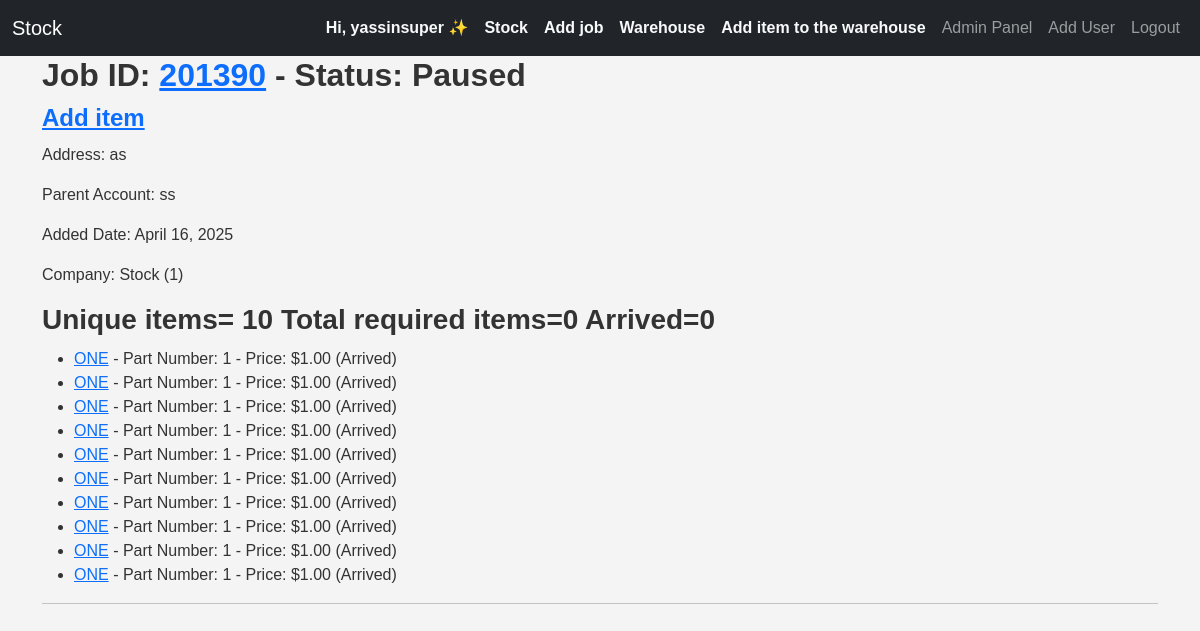
The page / (signed in) on the database as committed earlier.
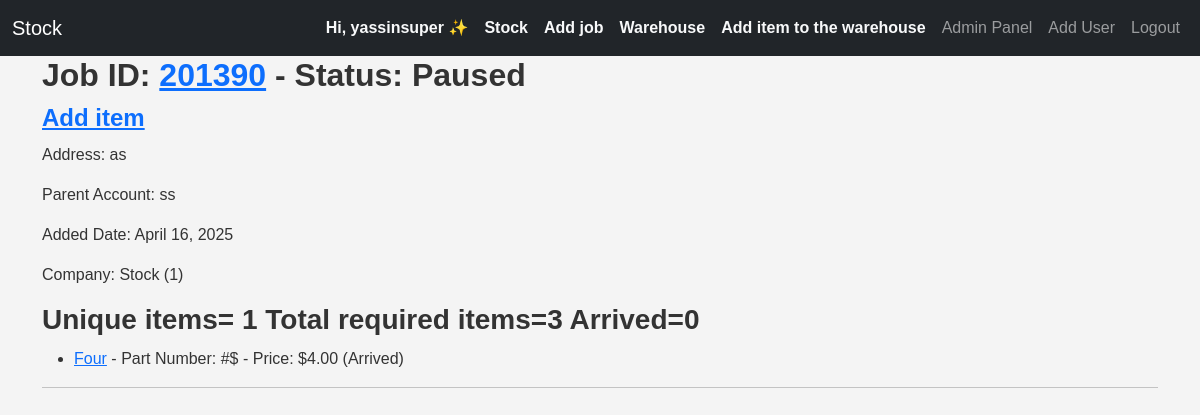
The same page on the database as committed later.
### inventory/models.py (models this page shows, shortened)
class CustomUser(AbstractUser):
    company = models.ForeignKey(Company, on_delete=models.CASCADE, null=True, blank=True, related_name="employeees")
    email = models.EmailField(unique=True)
    username = models.CharField(max_length=90, unique=False)
    groups = models.ManyToManyField('auth.Group', related_name='users',)
    REQUIRED_FIELDS = ['username',]
    USERNAME_FIELD = 'email'
    class Meta:
        verbose_name_plural = 'users'
        ordering = ['id']

class Company(models.Model):
    owner = models.ForeignKey("inventory.CustomUser", on_delete=models.CASCADE, null=True, blank=True,related_name="company_owner")
    employees = models.ManyToManyField('CustomUser', related_name='companies')
    company_name=models.CharField(max_length=70)
    company_email = models.EmailField(max_length=100)
    address=models.TextField()
    phone=models.CharField(max_length=15)
    def __str__(self):
        return self.company_name +" ("+ str(self.id)+") "
    class Meta:
        verbose_name_plural = 'companies'
        ordering = ['company_name']

class Job(models.Model):
    status_chouces=[
        ('ready', 'Ready'),
        ('paused', 'Paused'),
        ('completed', 'Completed'),
        ('cancelled', 'Cancelled'),
        ('quoted', 'Quoted and waiting')
    ]
    address = models.CharField(max_length=70)
    job_id=models.IntegerField()
    status=models.CharField(choices=status_chouces, max_length=20)
    parent_account=models.CharField(max_length=70)
    added_date=models.DateField(auto_now_add=True)
    company=models.ForeignKey(Company,on_delete=models.CASCADE,related_name="job_company")
    items_arrived=models.BooleanField(default=False, )
    post_code=models.CharField(max_length=10, null=True, blank=True)
    quoted=models.BooleanField(default=False)
    class Meta:
        unique_together = ('job_id', 'company')  # Enforce uniqueness at the company level

class JobItem(models.Model):
    CHOICES=[
        ('ordered', 'Ordered'),
        ('arrived', 'Arrived'),
        ('not_ordered','Not ordered'),
    ]
    job = models.ForeignKey(Job, on_delete=models.DO_NOTHING, related_name="items")
    item = models.ForeignKey(Item, on_delete=models.CASCADE, related_name="job_items")
    job_quantity = models.PositiveSmallIntegerField(default=0)  # How many needed for this job
    arrived_quantity=models.PositiveSmallIntegerField(default=0)
    status=models.CharField(max_length=20,choices=CHOICES,default="not_ordered")
    is_used=models.BooleanField(default=False)
    from_warehouse=models.BooleanField(default=False)

class Item(models.Model):
    CHOICES=[
        ('ordered', 'Ordered'),
        ('arrived', 'Arrived'),
        ('not_ordered','Not ordered'),
    ]
    name=models.CharField(max_length=70)
    part_number=models.TextField(max_length=30)
    reference=models.TextField(blank=True,null=True,max_length=40)
    price=models.DecimalField(max_digits=10, decimal_places=2)
    supplier=models.CharField(max_length=70)
    company=models.ForeignKey(Company,on_delete=models.CASCADE,related_name="item_company")
    added_date=models.DateTimeField(auto_now_add=True)
    added_by=models.ForeignKey(CustomUser, on_delete=models.DO_NOTHING, null=True, blank=True, related_name="added_by_user")
    required_quantity=models.PositiveSmallIntegerField(default=0)
    arrived_quantity=models.PositiveSmallIntegerField(default=0)
    notes=models.TextField(null=True, blank=True)

### inventory/views.py (the view)
# urls.py: path('',views.inventory,name='inventory'),
@login_required(login_url='login', redirect_field_name='inventory')
@no_ban
def inventory(request):
    rjobs = Job.objects.annotate(item_count=Count('items')).filter(items_arrived=True).prefetch_related('items')
    items=Item.objects.filter(company=request.user.company)
    rjobs=Job.objects.filter(company=request.user.company)
    context={'rjobs':rjobs,
            'items':items,
            }
    return render(request,'inventory/inventory.html',context)

### inventory/templatetags/custom_tags.py (called while the page is built)
@register.filter
def is_admin(user):
    if user.groups.filter(name='Admin').exists() or user.company.owner==user:
        return True
    return False

@register.filter
def is_owner(user):
    if user.is_authenticated and user.company.owner==user:
        return True
    return False

@register.filter
def total_quantity(job):
    total_quantity = 0
    for item in job.items.all():
        total_quantity =total_quantity+item.job_quantity
    return total_quantity

@register.filter
def total_arrived_quantity(job):
    total_arrived_quantity=0
    company=job.company
    job_items=JobItem.objects.filter(job=job)
    for jobitem in job_items:
        total_arrived_quantity+=jobitem.arrived_quantity
    return total_arrived_quantity

### templates/inventory/inventory.html (shortened to what this page needs)
{% extends 'inventory/base.html' %}
{% load static %}
{% load custom_tags %}
{% block body %}
  {% if rjobs %}
    {% for job in rjobs %}
      {% if job.status != 'ready' and job.items_arrived and job.status != 'completed' %}
        <h2>Job ID: <a href="{% url 'update_job' job.job_id %}">{{ job.job_id }}</a> - Status: {{ job.get_status_display }} <small>"Required parts have arrived but the job isn't marked as Ready"</small></h2>
      {% elif job.status == 'ready' and not job.items_arrived %}
        <h2>Job ID: <a href="{% url 'update_job' job.job_id %}">{{ job.job_id }}</a> - Status: {{ job.get_status_display }} <small>"Required parts have not arrived but the job is marked as Ready"</small></h2>
      {% else %}
        <h2>Job ID: <a href="{% url 'update_job' job.job_id %}">{{ job.job_id }}</a> - Status: {{ job.get_status_display }}</h2>
        <h4><a href="{% url 'item_add' job.job_id %}">Add item</a></h4>
      {% endif %}
      <p>Address: {{ job.address }}</p>
      <p>Parent Account: {{ job.parent_account }}</p>
      <p>Added Date: {{ job.added_date }}</p>
      <p>Company: {{ job.company }}</p>
      <h3>Unique items= {{ job.items.count }} Total required items={{ job|total_quantity }} Arrived={{ job|total_arrived_quantity }}</h3>
      <ul>
        {% for jobitem in job.items.all %}
          <li>
            <a href="{% url 'update_item' jobitem.id %}">{{ jobitem.item.name }}</a> - Part Number: {{ jobitem.item.part_number }} - Price: ${{ jobitem.item.price }}
            ({{ jobitem.get_status_display }})
          </li>
        {% empty %}
          <li>No items associated with this job.</li>
        {% endfor %}
      </ul>
      <hr />
    {% endfor %}
  {% endif %}
  <link rel="stylesheet" href="{% static 'css/style.css' %}" />
{% endblock %}

### templates/inventory/base.html (shortened to what this page needs)
{% load static %}
{% load custom_tags %}
<!DOCTYPE html>
<html lang="en">
  <head>
    <link href="https://cdn.jsdelivr.net/npm/bootstrap@5.3.3/dist/css/bootstrap.min.css" rel="stylesheet" />
    <link rel="stylesheet" href="{% static 'css/style.css' %}" />
  </head>
  <body>
    {% if request.user.is_authenticated %}
      <nav class="navbar navbar-expand-lg navbar-dark bg-dark">
        <div class="container-fluid">
          <a class="navbar-brand" href="{% url 'inventory' %}">{{ request.user.company.company_name }}</a>
          <div class="collapse navbar-collapse" id="navbarNav">
            <ul class="navbar-nav ms-auto align-items-center">
              <li class="nav-item">
                <a class="nav-link fw-bold text-light" href="{% url 'update_user' request.user.id %}">
                  {% if request.user|is_owner %}
                    Hi, {{ request.user.username }} ✨
                  {% else %}
                    {% if request.user|is_admin %}
                      {{ request.user.username }}👔 <small>Admin</small>
                    {% else %}
                      {{ request.user.username }}👔 <small>Employee</small>
                    {% endif %}
                  {% endif %}
                </a>
              </li>
              {% if request.user.company %}
                {% if request.user|is_owner %}
                  <li class="nav-item">
                    <a class="nav-link fw-bold text-light" href="{% url 'update_company' request.user.company.id %}">{{ request.user.company.company_name }}</a>
                  </li>
                {% else %}
                  <li class="nav-item">
                    <a class="nav-link fw-bold text-light" href="{% url 'update_company' request.user.company.id %}">{{ request.user.company.company_name }}</a>
                  </li>
                {% endif %}
              {% endif %}
              <li class="nav-item">
                <a class="nav-link fw-bold text-light" href="{% url 'create_job' %}">Add job</a>
              </li>
              <li class="nav-item">
                <a class="nav-link fw-bold text-light" href="{% url 'warehouse' %}">Warehouse</a>
              </li>
              <li class="nav-item">
                <a class="nav-link fw-bold text-light" href="{% url 'item_add' True %}">Add item to the warehouse</a>
              </li>
              {% if request.user|is_admin %}
                <li class="nav-item">
                  <a class="nav-link" href="{% url 'admin_panel' %}">Admin Panel</a>
                </li>
                <li class="nav-item">
                  <a class="nav-link" href="{% url 'register' %}">Add User</a>
                </li>
              {% endif %}
              <li class="nav-item">
                <a class="nav-link" href="{% url 'logout' %}">Logout</a>
              </li>
            </ul>
          </div>
        </div>
      </nav>
    {% endif %}
    <div class="container content">
      {% block body %}
      {% endblock %}
    </div>
  </body>
</html>

### stock/static/css/style.css (style rules this page uses)
body { font-family: Arial, sans-serif; background: #f4f4f4; margin: 0; padding: 0; color: #333; }
h2, h3, h4 { font-weight: 600; margin-bottom: 10px; }

Rows that differ between the two databases and show on the page:
removed JobItem: item.name "ONE", item.part_number "1", item.price "1.00", status "Arrived"
removed JobItem: item.name "ONE", item.part_number "1", item.price "1.00", status "Arrived"
removed JobItem: item.name "ONE", item.part_number "1", item.price "1.00", status "Arrived"
removed JobItem: item.name "ONE", item.part_number "1", item.price "1.00", status "Arrived"
removed JobItem: item.name "ONE", item.part_number "1", item.price "1.00", status "Arrived"
removed JobItem: item.name "ONE", item.part_number "1", item.price "1.00", status "Arrived"
removed JobItem: item.name "ONE", item.part_number "1", item.price "1.00", status "Arrived"
removed JobItem: item.name "ONE", item.part_number "1", item.price "1.00", status "Arrived"
removed JobItem: item.name "ONE", item.part_number "1", item.price "1.00", status "Arrived"
removed JobItem: item.name "ONE", item.part_number "1", item.price "1.00", status "Arrived"
computed for Job "Paused": items.count "10" → "1"; id.job_quantity "0" → "3"
added JobItem: item.name "Four", item.part_number "#$", item.price "4.00", status "Arrived"
